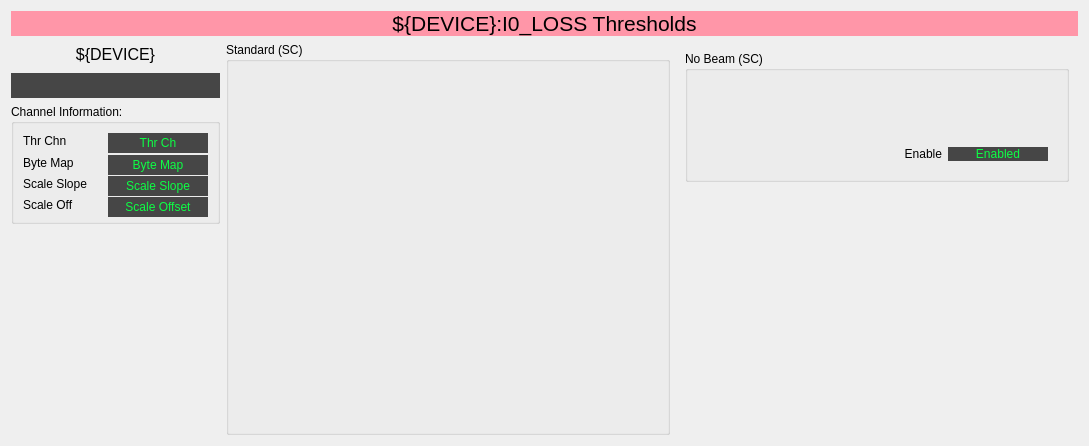
<?xml version="1.0" encoding="UTF-8"?>
<ui version="4.0">
 <class>Form</class>
 <widget class="QWidget" name="Form">
  <property name="geometry">
   <rect>
    <x>0</x>
    <y>0</y>
    <width>1089</width>
    <height>446</height>
   </rect>
  </property>
  <property name="windowTitle">
   <string>${DEVICE} Thresholds</string>
  </property>
  <layout class="QVBoxLayout" name="verticalLayout">
   <item>
    <widget class="QLabel" name="label">
     <property name="maximumSize">
      <size>
       <width>16777215</width>
       <height>50</height>
      </size>
     </property>
     <property name="font">
      <font>
       <pointsize>16</pointsize>
      </font>
     </property>
     <property name="styleSheet">
      <string notr="true">background-color: rgb(255, 150, 168);</string>
     </property>
     <property name="text">
      <string>${DEVICE}:I0_LOSS Thresholds</string>
     </property>
     <property name="alignment">
      <set>Qt::AlignCenter</set>
     </property>
    </widget>
   </item>
   <item>
    <layout class="QHBoxLayout" name="horizontalLayout_2">
     <item>
      <layout class="QVBoxLayout" name="verticalLayout_2">
       <property name="bottomMargin">
        <number>12</number>
       </property>
       <item>
        <widget class="QLabel" name="label_17">
         <property name="minimumSize">
          <size>
           <width>0</width>
           <height>25</height>
          </size>
         </property>
         <property name="font">
          <font>
           <pointsize>12</pointsize>
          </font>
         </property>
         <property name="text">
          <string>${DEVICE}</string>
         </property>
         <property name="alignment">
          <set>Qt::AlignCenter</set>
         </property>
        </widget>
       </item>
       <item>
        <widget class="PyDMLabel" name="PyDMLabel_11">
         <property name="minimumSize">
          <size>
           <width>150</width>
           <height>25</height>
          </size>
         </property>
         <property name="font">
          <font>
           <pointsize>12</pointsize>
          </font>
         </property>
         <property name="toolTip">
          <string/>
         </property>
         <property name="styleSheet">
          <string notr="true">color: rgb(12, 255, 68);
background-color: rgb(70, 70, 70);</string>
         </property>
         <property name="alignment">
          <set>Qt::AlignCenter</set>
         </property>
         <property name="precision" stdset="0">
          <number>3</number>
         </property>
         <property name="showUnits" stdset="0">
          <bool>true</bool>
         </property>
         <property name="precisionFromPV" stdset="0">
          <bool>false</bool>
         </property>
         <property name="channel" stdset="0">
          <string>ca://${DEVICE}:${THR}</string>
         </property>
        </widget>
       </item>
       <item>
        <widget class="QGroupBox" name="groupBox_3">
         <property name="minimumSize">
          <size>
           <width>200</width>
           <height>120</height>
          </size>
         </property>
         <property name="title">
          <string>Channel Information:</string>
         </property>
         <layout class="QGridLayout" name="gridLayout_13">
          <property name="verticalSpacing">
           <number>6</number>
          </property>
          <item row="0" column="0">
           <widget class="QLabel" name="label_22">
            <property name="text">
             <string>Thr Chn</string>
            </property>
            <property name="alignment">
             <set>Qt::AlignLeading|Qt::AlignLeft|Qt::AlignVCenter</set>
            </property>
           </widget>
          </item>
          <item row="0" column="1">
           <widget class="PyDMLabel" name="PyDMLabel_12">
            <property name="minimumSize">
             <size>
              <width>100</width>
              <height>20</height>
             </size>
            </property>
            <property name="toolTip">
             <string/>
            </property>
            <property name="styleSheet">
             <string notr="true">color: rgb(12, 255, 68);
background-color: rgb(70, 70, 70);</string>
            </property>
            <property name="text">
             <string>Thr Ch</string>
            </property>
            <property name="alignment">
             <set>Qt::AlignCenter</set>
            </property>
            <property name="showUnits" stdset="0">
             <bool>true</bool>
            </property>
            <property name="channel" stdset="0">
             <string>ca://${DEVICE}:${THR}_THR_CH</string>
            </property>
           </widget>
          </item>
          <item row="1" column="0">
           <widget class="QLabel" name="label_23">
            <property name="text">
             <string>Byte Map</string>
            </property>
            <property name="alignment">
             <set>Qt::AlignLeading|Qt::AlignLeft|Qt::AlignVCenter</set>
            </property>
           </widget>
          </item>
          <item row="1" column="1">
           <widget class="PyDMLabel" name="PyDMLabel_13">
            <property name="minimumSize">
             <size>
              <width>100</width>
              <height>20</height>
             </size>
            </property>
            <property name="toolTip">
             <string/>
            </property>
            <property name="styleSheet">
             <string notr="true">color: rgb(12, 255, 68);
background-color: rgb(70, 70, 70);</string>
            </property>
            <property name="text">
             <string>Byte Map</string>
            </property>
            <property name="alignment">
             <set>Qt::AlignCenter</set>
            </property>
            <property name="showUnits" stdset="0">
             <bool>true</bool>
            </property>
            <property name="channel" stdset="0">
             <string>ca://${DEVICE}:${THR}_THR_BYTEMAP</string>
            </property>
           </widget>
          </item>
          <item row="2" column="0">
           <widget class="QLabel" name="label_24">
            <property name="text">
             <string>Scale Slope</string>
            </property>
            <property name="alignment">
             <set>Qt::AlignLeading|Qt::AlignLeft|Qt::AlignVCenter</set>
            </property>
           </widget>
          </item>
          <item row="2" column="1">
           <widget class="PyDMLabel" name="PyDMLabel_14">
            <property name="minimumSize">
             <size>
              <width>100</width>
              <height>20</height>
             </size>
            </property>
            <property name="toolTip">
             <string/>
            </property>
            <property name="styleSheet">
             <string notr="true">color: rgb(12, 255, 68);
background-color: rgb(70, 70, 70);</string>
            </property>
            <property name="text">
             <string>Scale Slope</string>
            </property>
            <property name="alignment">
             <set>Qt::AlignCenter</set>
            </property>
            <property name="showUnits" stdset="0">
             <bool>true</bool>
            </property>
            <property name="channel" stdset="0">
             <string>ca://${DEVICE}:${THR}_SS_RBV</string>
            </property>
           </widget>
          </item>
          <item row="3" column="0">
           <widget class="QLabel" name="label_25">
            <property name="text">
             <string>Scale Off</string>
            </property>
            <property name="alignment">
             <set>Qt::AlignLeading|Qt::AlignLeft|Qt::AlignVCenter</set>
            </property>
           </widget>
          </item>
          <item row="3" column="1">
           <widget class="PyDMLabel" name="PyDMLabel_15">
            <property name="minimumSize">
             <size>
              <width>100</width>
              <height>20</height>
             </size>
            </property>
            <property name="toolTip">
             <string/>
            </property>
            <property name="styleSheet">
             <string notr="true">color: rgb(12, 255, 68);
background-color: rgb(70, 70, 70);</string>
            </property>
            <property name="text">
             <string>Scale Offset</string>
            </property>
            <property name="alignment">
             <set>Qt::AlignCenter</set>
            </property>
            <property name="showUnits" stdset="0">
             <bool>true</bool>
            </property>
            <property name="channel" stdset="0">
             <string>ca://${DEVICE}:${THR}_SO_RBV</string>
            </property>
           </widget>
          </item>
         </layout>
        </widget>
       </item>
       <item>
        <spacer name="verticalSpacer">
         <property name="orientation">
          <enum>Qt::Vertical</enum>
         </property>
         <property name="sizeHint" stdset="0">
          <size>
           <width>205</width>
           <height>314</height>
          </size>
         </property>
        </spacer>
       </item>
      </layout>
     </item>
     <item>
      <layout class="QVBoxLayout" name="verticalLayout_3">
       <item>
        <widget class="QGroupBox" name="groupBox_8">
         <property name="minimumSize">
          <size>
           <width>444</width>
           <height>0</height>
          </size>
         </property>
         <property name="title">
          <string>Standard (SC)</string>
         </property>
         <layout class="QGridLayout" name="gridLayout_20">
          <item row="4" column="0">
           <widget class="PyDMEmbeddedDisplay" name="PyDMEmbeddedDisplay_15">
            <property name="minimumSize">
             <size>
              <width>360</width>
              <height>52</height>
             </size>
            </property>
            <property name="maximumSize">
             <size>
              <width>369</width>
              <height>70</height>
             </size>
            </property>
            <property name="toolTip">
             <string/>
            </property>
            <property name="frameShape">
             <enum>QFrame::NoFrame</enum>
            </property>
            <property name="macros" stdset="0">
             <string>{&quot;P&quot;:&quot;${DEVICE}:${THR}&quot;,&quot;THR&quot;:&quot;T4&quot;,&quot;NUM&quot;:&quot;4&quot;,&quot;FORMAT&quot;:&quot;DEFAULT&quot;}</string>
            </property>
            <property name="filename" stdset="0">
             <string>mps_inline_threshold_rbv.py</string>
            </property>
           </widget>
          </item>
          <item row="2" column="0">
           <widget class="PyDMEmbeddedDisplay" name="PyDMEmbeddedDisplay_13">
            <property name="minimumSize">
             <size>
              <width>360</width>
              <height>52</height>
             </size>
            </property>
            <property name="maximumSize">
             <size>
              <width>369</width>
              <height>70</height>
             </size>
            </property>
            <property name="toolTip">
             <string/>
            </property>
            <property name="frameShape">
             <enum>QFrame::NoFrame</enum>
            </property>
            <property name="macros" stdset="0">
             <string>{&quot;P&quot;:&quot;${DEVICE}:${THR}&quot;,&quot;THR&quot;:&quot;T2&quot;,&quot;NUM&quot;:&quot;2&quot;,&quot;FORMAT&quot;:&quot;DEFAULT&quot;}</string>
            </property>
            <property name="filename" stdset="0">
             <string>mps_inline_threshold_rbv.py</string>
            </property>
           </widget>
          </item>
          <item row="1" column="0">
           <widget class="PyDMEmbeddedDisplay" name="PyDMEmbeddedDisplay_12">
            <property name="minimumSize">
             <size>
              <width>360</width>
              <height>52</height>
             </size>
            </property>
            <property name="maximumSize">
             <size>
              <width>369</width>
              <height>70</height>
             </size>
            </property>
            <property name="toolTip">
             <string/>
            </property>
            <property name="frameShape">
             <enum>QFrame::NoFrame</enum>
            </property>
            <property name="macros" stdset="0">
             <string>{&quot;P&quot;:&quot;${DEVICE}:${THR}&quot;,&quot;THR&quot;:&quot;T1&quot;,&quot;NUM&quot;:&quot;1&quot;,&quot;FORMAT&quot;:&quot;DEFAULT&quot;}</string>
            </property>
            <property name="filename" stdset="0">
             <string>mps_inline_threshold_rbv.py</string>
            </property>
           </widget>
          </item>
          <item row="0" column="0">
           <widget class="PyDMEmbeddedDisplay" name="PyDMEmbeddedDisplay">
            <property name="minimumSize">
             <size>
              <width>360</width>
              <height>52</height>
             </size>
            </property>
            <property name="maximumSize">
             <size>
              <width>369</width>
              <height>70</height>
             </size>
            </property>
            <property name="toolTip">
             <string/>
            </property>
            <property name="frameShape">
             <enum>QFrame::NoFrame</enum>
            </property>
            <property name="macros" stdset="0">
             <string>{&quot;P&quot;:&quot;${DEVICE}:${THR}&quot;,&quot;THR&quot;:&quot;T0&quot;,&quot;NUM&quot;:&quot;0&quot;,&quot;FORMAT&quot;:&quot;DEFAULT&quot;}</string>
            </property>
            <property name="filename" stdset="0">
             <string>mps_inline_threshold_rbv.py</string>
            </property>
           </widget>
          </item>
          <item row="5" column="0">
           <widget class="PyDMEmbeddedDisplay" name="PyDMEmbeddedDisplay_17">
            <property name="minimumSize">
             <size>
              <width>360</width>
              <height>52</height>
             </size>
            </property>
            <property name="maximumSize">
             <size>
              <width>369</width>
              <height>70</height>
             </size>
            </property>
            <property name="toolTip">
             <string/>
            </property>
            <property name="frameShape">
             <enum>QFrame::NoFrame</enum>
            </property>
            <property name="macros" stdset="0">
             <string>{&quot;P&quot;:&quot;${DEVICE}:${THR}&quot;,&quot;THR&quot;:&quot;T5&quot;,&quot;NUM&quot;:&quot;5&quot;,&quot;FORMAT&quot;:&quot;DEFAULT&quot;}</string>
            </property>
            <property name="filename" stdset="0">
             <string>mps_inline_threshold_rbv.py</string>
            </property>
           </widget>
          </item>
          <item row="3" column="0">
           <widget class="PyDMEmbeddedDisplay" name="PyDMEmbeddedDisplay_14">
            <property name="minimumSize">
             <size>
              <width>360</width>
              <height>52</height>
             </size>
            </property>
            <property name="maximumSize">
             <size>
              <width>369</width>
              <height>70</height>
             </size>
            </property>
            <property name="toolTip">
             <string/>
            </property>
            <property name="frameShape">
             <enum>QFrame::NoFrame</enum>
            </property>
            <property name="macros" stdset="0">
             <string>{&quot;P&quot;:&quot;${DEVICE}:${THR}&quot;,&quot;THR&quot;:&quot;T3&quot;,&quot;NUM&quot;:&quot;3&quot;,&quot;FORMAT&quot;:&quot;DEFAULT&quot;}</string>
            </property>
            <property name="filename" stdset="0">
             <string>mps_inline_threshold_rbv.py</string>
            </property>
           </widget>
          </item>
         </layout>
        </widget>
       </item>
      </layout>
     </item>
     <item>
      <widget class="QFrame" name="frame">
       <property name="frameShape">
        <enum>QFrame::NoFrame</enum>
       </property>
       <property name="frameShadow">
        <enum>QFrame::Raised</enum>
       </property>
       <layout class="QGridLayout" name="gridLayout">
        <item row="0" column="0">
         <widget class="QGroupBox" name="groupBox_13">
          <property name="minimumSize">
           <size>
            <width>0</width>
            <height>131</height>
           </size>
          </property>
          <property name="maximumSize">
           <size>
            <width>16777215</width>
            <height>131</height>
           </size>
          </property>
          <property name="title">
           <string>No Beam (SC)</string>
          </property>
          <layout class="QGridLayout" name="gridLayout_17">
           <item row="1" column="0">
            <widget class="QFrame" name="frame_18">
             <property name="frameShape">
              <enum>QFrame::NoFrame</enum>
             </property>
             <property name="frameShadow">
              <enum>QFrame::Raised</enum>
             </property>
             <layout class="QGridLayout" name="gridLayout_34">
              <item row="0" column="0">
               <widget class="QLabel" name="label_29">
                <property name="text">
                 <string>Enable</string>
                </property>
                <property name="alignment">
                 <set>Qt::AlignRight|Qt::AlignTrailing|Qt::AlignVCenter</set>
                </property>
               </widget>
              </item>
              <item row="0" column="1">
               <widget class="PyDMLabel" name="PyDMLabel_23">
                <property name="maximumSize">
                 <size>
                  <width>100</width>
                  <height>16777215</height>
                 </size>
                </property>
                <property name="toolTip">
                 <string/>
                </property>
                <property name="styleSheet">
                 <string notr="true">color: rgb(12, 255, 68);
background-color: rgb(70, 70, 70);</string>
                </property>
                <property name="text">
                 <string>Enabled</string>
                </property>
                <property name="alignment">
                 <set>Qt::AlignCenter</set>
                </property>
                <property name="showUnits" stdset="0">
                 <bool>true</bool>
                </property>
                <property name="channel" stdset="0">
                 <string>ca://${DEVICE}:${THR}_NO_BEAM_EN</string>
                </property>
               </widget>
              </item>
             </layout>
            </widget>
           </item>
           <item row="0" column="0">
            <widget class="PyDMEmbeddedDisplay" name="PyDMEmbeddedDisplay_16">
             <property name="minimumSize">
              <size>
               <width>360</width>
               <height>52</height>
              </size>
             </property>
             <property name="maximumSize">
              <size>
               <width>369</width>
               <height>70</height>
              </size>
             </property>
             <property name="toolTip">
              <string/>
             </property>
             <property name="frameShape">
              <enum>QFrame::NoFrame</enum>
             </property>
             <property name="macros" stdset="0">
              <string>{&quot;P&quot;:&quot;${DEVICE}:${THR}&quot;,&quot;THR&quot;:&quot;NO_BEAM&quot;,&quot;NUM&quot;:&quot;0&quot;,&quot;FORMAT&quot;:&quot;DEFAULT&quot;}</string>
             </property>
             <property name="filename" stdset="0">
              <string>mps_inline_threshold_rbv.py</string>
             </property>
            </widget>
           </item>
          </layout>
         </widget>
        </item>
        <item row="1" column="0">
         <spacer name="verticalSpacer_2">
          <property name="orientation">
           <enum>Qt::Vertical</enum>
          </property>
          <property name="sizeHint" stdset="0">
           <size>
            <width>20</width>
            <height>40</height>
           </size>
          </property>
         </spacer>
        </item>
       </layout>
      </widget>
     </item>
    </layout>
   </item>
  </layout>
 </widget>
 <customwidgets>
  <customwidget>
   <class>PyDMLabel</class>
   <extends>QLabel</extends>
   <header>pydm.widgets.label</header>
  </customwidget>
  <customwidget>
   <class>PyDMEmbeddedDisplay</class>
   <extends>QFrame</extends>
   <header>pydm.widgets.embedded_display</header>
  </customwidget>
 </customwidgets>
 <resources/>
 <connections/>
</ui>
